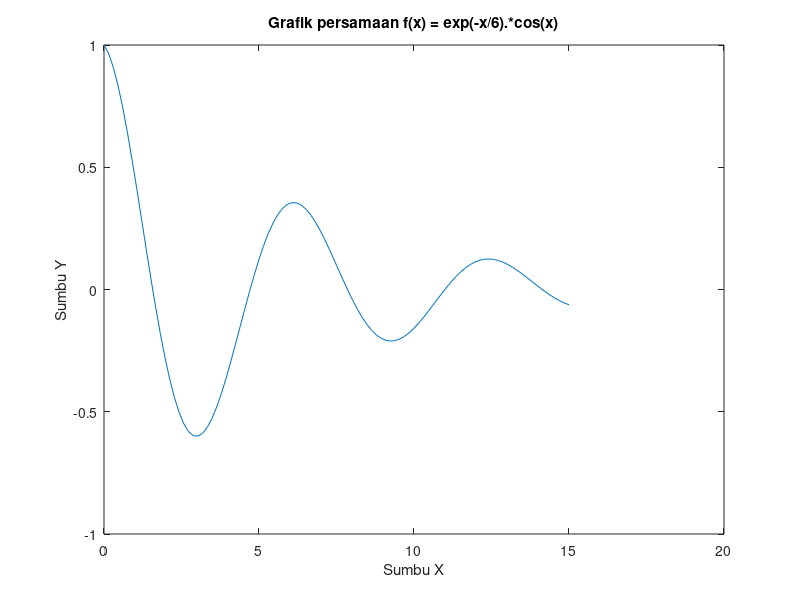

The MATLAB script that drew this image:
%% Grafik Garis 2D dengan Linspace + Label

x = linspace(0, 15, 100);
y = exp(-x/6) .* cos(x);
plot(x, y);
xlabel('Sumbu X');
ylabel('Sumbu Y');
title('Grafik persamaan f(x) = exp(-x/6).*cos(x)');
print('grafik_2d_linspace.png', '-dpng', '-r120')
